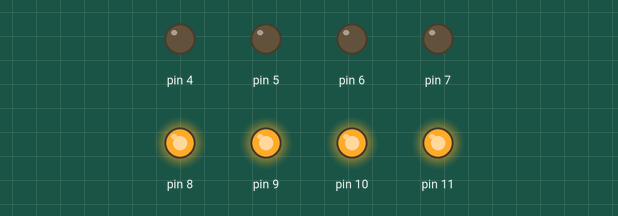
Simulated run of this sketch. Board: Arduino Uno, built with avr-gcc and run on an emulated ATmega328P. Shown: output pins drawn as LEDs (lit = HIGH).

Above: at 0.2 s.
At 1.2 s:
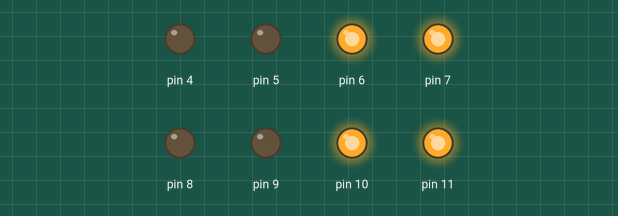
At 2.7 s:
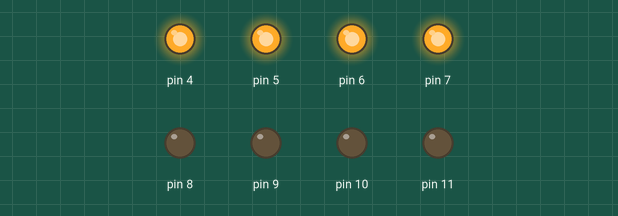
At 3.7 s:
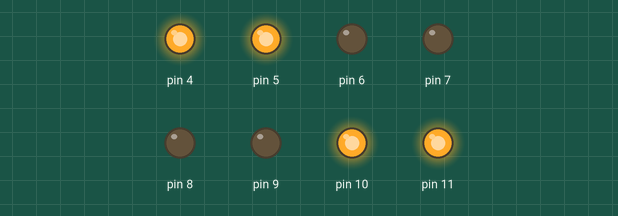
Timing chart, 0 to 4.6 s (numbered marks = the images above):
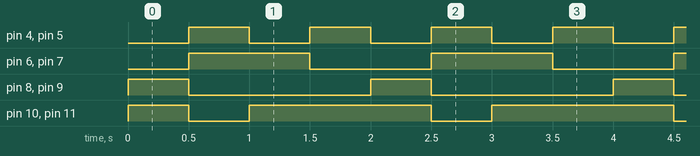

The sketch:

Interrupt.ino
```cpp
// void setup() {
//   // put your setup code here, to run once:

// }

// void loop() {
//   // put your main code here, to run repeatedly:

// }
#include <stdint.h>
#include <avr/io.h>
#include <util/delay.h>
#include <avr/interrupt.h>

ISR(INT0_vect){
  PIND = (1<<PIND4);
}

void set_8bit( unsigned char data){
  PORTD &= 0b00001111;
  PORTB &= 0b11110000;
  PORTD |= (data<<4);
  PORTB |= (data>>4);
}

int main() {
  //Config
  // DDRD &= ~(1 << PORTD2);  //set PD2 là input
  // PORTD |= (1 << PORTD2);  //internal input
  // PORTD &= ~((1 << PORTD4) | (1 << PORTD5));
  // DDRD |= ((1 << PORTD4) | (1 << PORTD5));

  // EICRA = 0B00000001;
  // EIMSK = 0B00000001;

  // SREG = 0B10000000;

  // while (1) {  //BAT TAT DEN PD4 CHU KI 1S
  //   PORTD |= (1 << PORTD5);
  //   _delay_ms(500);
  //   PORTD &= ~(1 << PORTD5);
  //   _delay_ms(500);
  // }
  // if (!(PIND & (1 << PORTD2))) {
  //   //0b0000 0000
  //   //0b0000 0100
  //   //0b0000 0000
  //   // True False
  //   // 0: False
  //   // != 0: True
  //   PORTD |= (1 << PORTD4);
  // } else {
  //   PORTD &= ~(1 << PORTD4);
  // }

  PORTD &= 0b00001111;
  PORTB &= 0b11110000;
  DDRD |= (0B11110000);
  DDRB |= (0B00001111);

while(1){
  set_8bit(0B11110000);
  _delay_ms(500);
  set_8bit(0B00001111);
  _delay_ms(500);
  set_8bit(0B11001100);
  _delay_ms(500);
  set_8bit(0B11000011);
  _delay_ms(500);
}
  return 0;
}
```

Measured:
- by itself, pin 4, pin 5: alternates HIGH for 0.50 s and LOW for 0.50 s
- by itself, pin 6, pin 7: alternates HIGH for 1.0 s and LOW for 1.0 s
- by itself, pin 8, pin 9: alternates HIGH for 0.50 s and LOW for 1.5 s
- by itself, pin 10, pin 11: repeats every 2.0 s: LOW 0.50 s, HIGH 1.5 s
